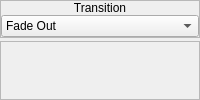
        <widget class="QWidget" name="wHideBGImage">
         <layout class="QVBoxLayout" name="verticalLayout_9">
          <property name="spacing">
           <number>3</number>
          </property>
          <property name="margin">
           <number>0</number>
          </property>
          <item>
           <widget class="QFrame" name="frame_6">
            <property name="sizePolicy">
             <sizepolicy hsizetype="Preferred" vsizetype="Fixed">
              <horstretch>0</horstretch>
              <verstretch>0</verstretch>
             </sizepolicy>
            </property>
            <property name="frameShape">
             <enum>QFrame::StyledPanel</enum>
            </property>
            <property name="frameShadow">
             <enum>QFrame::Raised</enum>
            </property>
            <layout class="QVBoxLayout" name="verticalLayout_7">
             <property name="spacing">
              <number>0</number>
             </property>
             <property name="margin">
              <number>0</number>
             </property>
             <item>
              <widget class="QLabel" name="label_4">
               <property name="sizePolicy">
                <sizepolicy hsizetype="Preferred" vsizetype="Fixed">
                 <horstretch>0</horstretch>
                 <verstretch>0</verstretch>
                </sizepolicy>
               </property>
               <property name="text">
                <string>Transition</string>
               </property>
               <property name="alignment">
                <set>Qt::AlignCenter</set>
               </property>
              </widget>
             </item>
             <item>
              <widget class="QWidget" name="widget_5" native="true">
               <layout class="QHBoxLayout" name="horizontalLayout_4">
                <property name="spacing">
                 <number>0</number>
                </property>
                <property name="margin">
                 <number>0</number>
                </property>
                <item>
                 <widget class="QComboBox" name="hideBGImage_cboxTransition">
                  <item>
                   <property name="text">
                    <string>Fade Out</string>
                   </property>
                  </item>
                  <item>
                   <property name="text">
                    <string>Remove Blocks</string>
                   </property>
                  </item>
                  <item>
                   <property name="text">
                    <string>Wipe Downward</string>
                   </property>
                  </item>
                  <item>
                   <property name="text">
                    <string>Wipe Upward</string>
                   </property>
                  </item>
                  <item>
                   <property name="text">
                    <string>Venetian Blinds</string>
                   </property>
                  </item>
                  <item>
                   <property name="text">
                    <string>Vertical Blinds</string>
                   </property>
                  </item>
                  <item>
                   <property name="text">
                    <string>Horizontal Blinds</string>
                   </property>
                  </item>
                  <item>
                   <property name="text">
                    <string>Receding Square</string>
                   </property>
                  </item>
                  <item>
                   <property name="text">
                    <string>Expanding Square</string>
                   </property>
                  </item>
                  <item>
                   <property name="text">
                    <string>Screen Moves Up</string>
                   </property>
                  </item>
                  <item>
                   <property name="text">
                    <string>Screen Moves Down</string>
                   </property>
                  </item>
                  <item>
                   <property name="text">
                    <string>Screen Moves Left</string>
                   </property>
                  </item>
                  <item>
                   <property name="text">
                    <string>Screen Moves Right</string>
                   </property>
                  </item>
                  <item>
                   <property name="text">
                    <string>Vertical Division</string>
                   </property>
                  </item>
                  <item>
                   <property name="text">
                    <string>Horizontal Division</string>
                   </property>
                  </item>
                  <item>
                   <property name="text">
                    <string>Quadrasection</string>
                   </property>
                  </item>
                  <item>
                   <property name="text">
                    <string>Zoom In</string>
                   </property>
                  </item>
                  <item>
                   <property name="text">
                    <string>Mosaic</string>
                   </property>
                  </item>
                  <item>
                   <property name="text">
                    <string>Waver Screen</string>
                   </property>
                  </item>
                  <item>
                   <property name="text">
                    <string>Instantaneous</string>
                   </property>
                  </item>
                  <item>
                   <property name="text">
                    <string>No Transition</string>
                   </property>
                  </item>
                 </widget>
                </item>
               </layout>
              </widget>
             </item>
            </layout>
           </widget>
          </item>
          <item>
           <widget class="QFrame" name="frame_5">
            <property name="frameShape">
             <enum>QFrame::StyledPanel</enum>
            </property>
            <property name="frameShadow">
             <enum>QFrame::Raised</enum>
            </property>
           </widget>
          </item>
         </layout>
        </widget>
